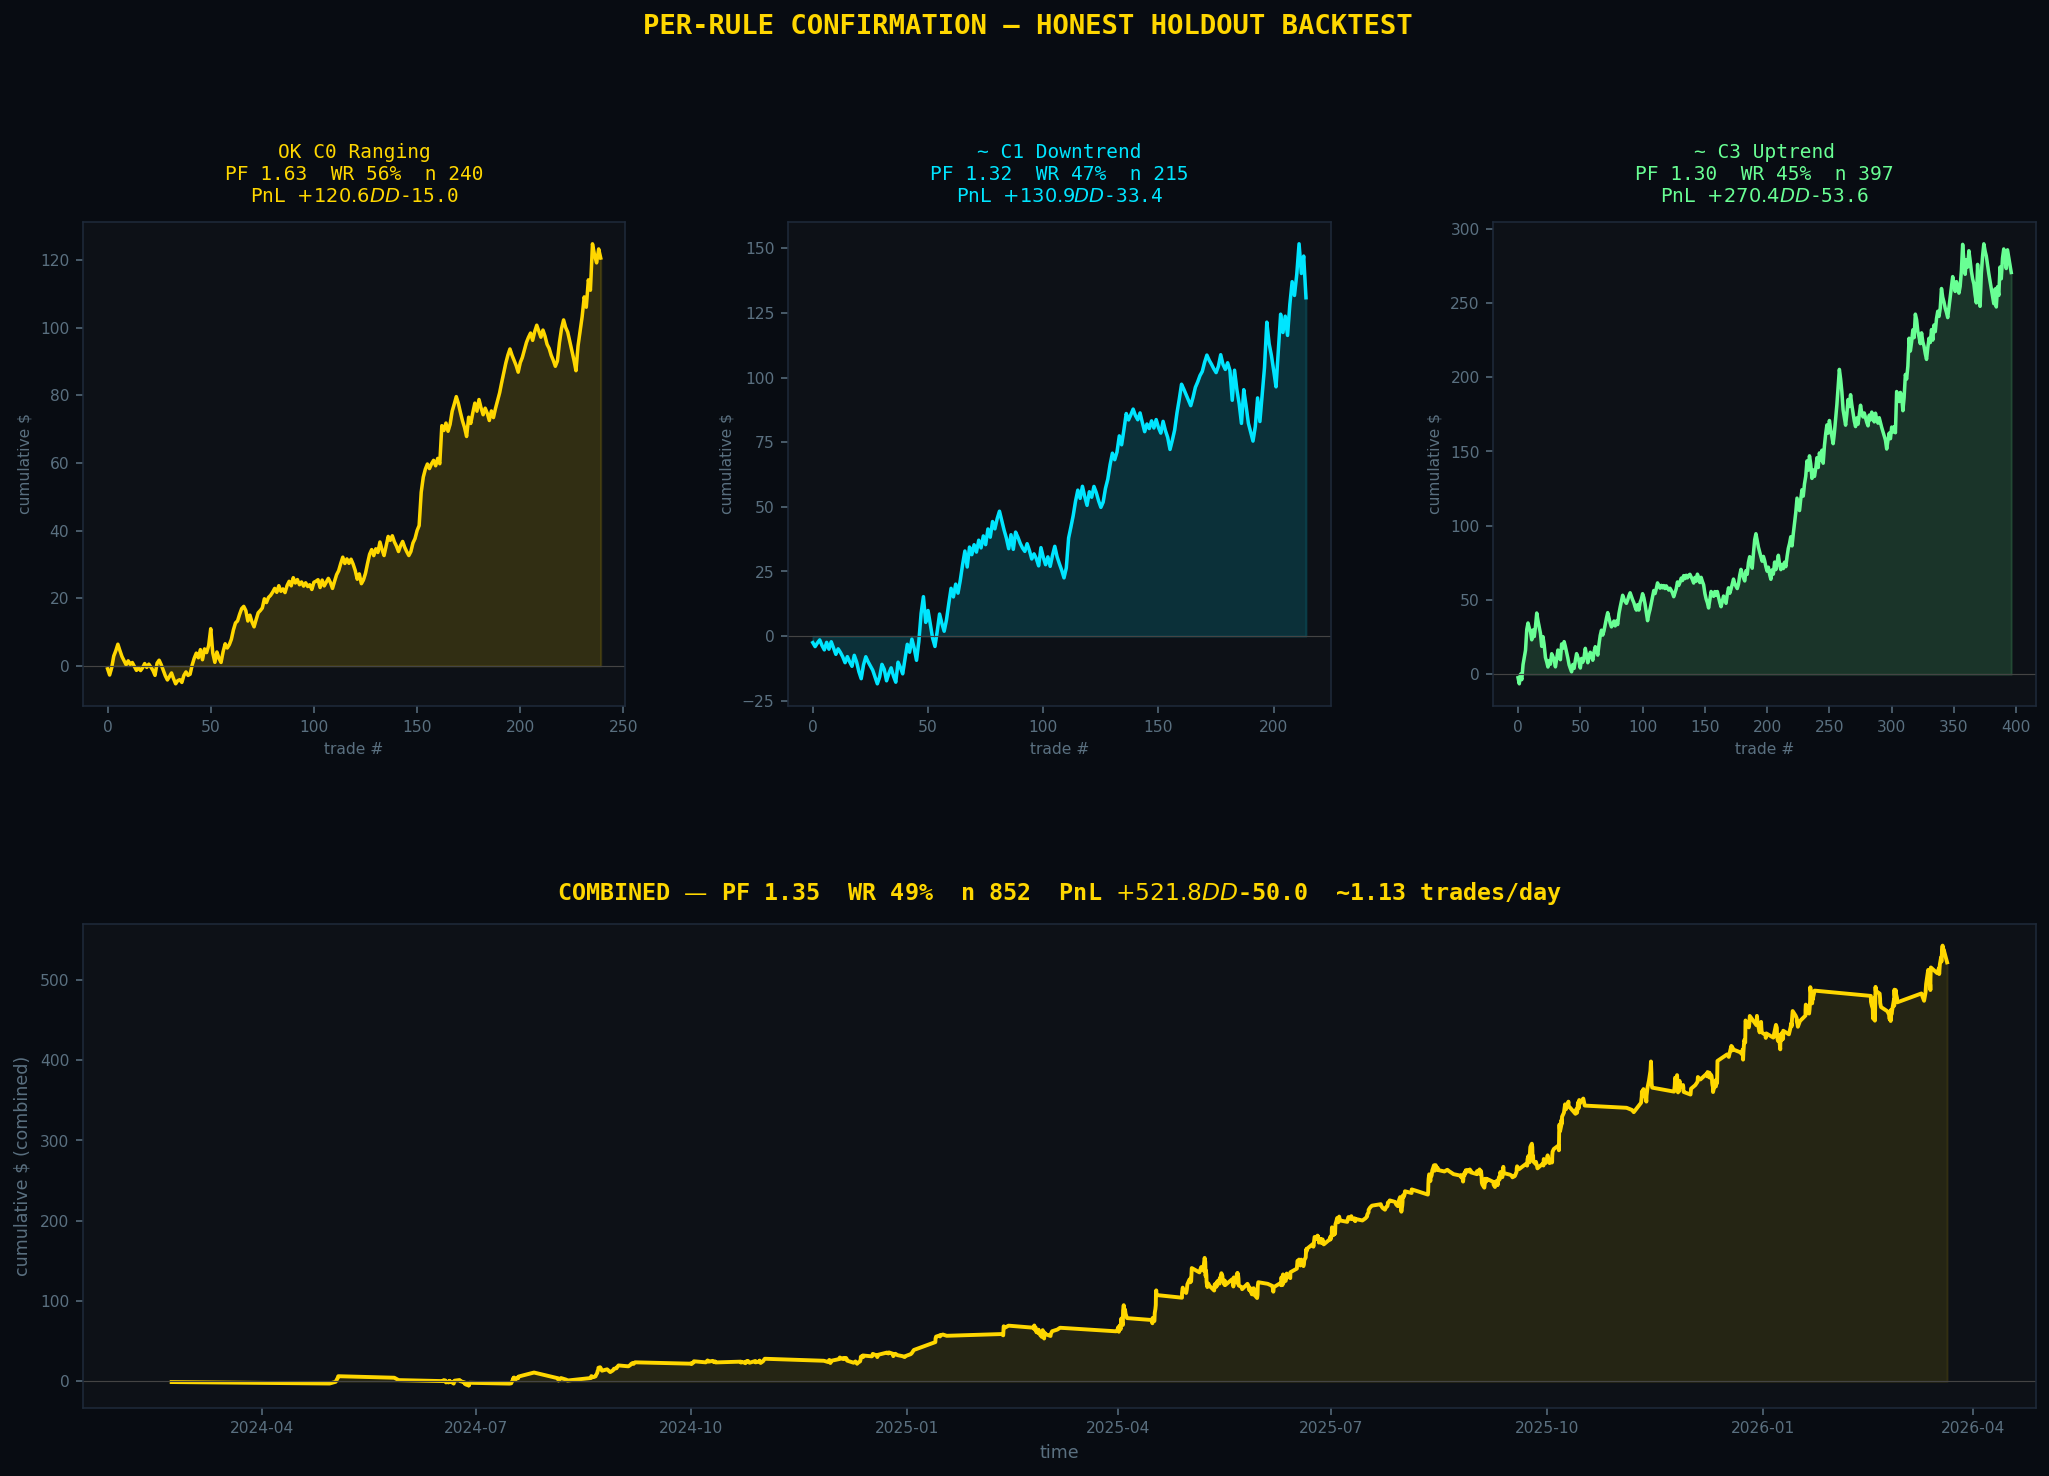

This chart was generated by the following Python code:
"""
Honest holdout backtest for the per-rule confirmation system.

Loads each rule's classifier + threshold, replays the last 20% of that rule's
setup pool, and simulates the trades. Combines across all rules chronologically
for the equity curve.

Generates:
  backtest_confirmation.png
  backtest_confirmation_summary.json
"""
from __future__ import annotations
import glob
import json
import os

import numpy as np
import pandas as pd
import xgboost as xgb
import matplotlib.pyplot as plt
import matplotlib.gridspec as gridspec

CLUSTER_NAMES = {0:"Ranging", 1:"Downtrend", 3:"Uptrend"}
COLORS = {0:"#FFD700", 1:"#00E5FF", 3:"#69FF94"}

TP_MULT = 2.0
SL_MULT = 1.0
SPREAD  = 0.40


def list_rule_models(cid: int):
    """Return sorted list of rule names that have models for this cluster."""
    pattern = f"models/confirm_c{cid}_*.json"
    names = []
    for p in glob.glob(pattern):
        base = os.path.basename(p)
        if base.endswith("_meta.json"):
            continue
        stem = base[:-len(".json")]
        prefix = f"confirm_c{cid}_"
        if stem.startswith(prefix):
            names.append(stem[len(prefix):])
    return sorted(names)


def run_rule(cid: int, rule_name: str, df_all: pd.DataFrame):
    """Replay holdout for one rule; return list of per-trade dicts."""
    meta_path = f"models/confirm_c{cid}_{rule_name}_meta.json"
    model_path = f"models/confirm_c{cid}_{rule_name}.json"
    if not os.path.exists(meta_path) or not os.path.exists(model_path):
        return []

    with open(meta_path) as f:
        meta = json.load(f)
    thr = meta["threshold"]
    feat_cols = meta["feature_cols"]

    sub = (df_all[df_all["rule"] == rule_name]
           .sort_values("time").reset_index(drop=True))
    if len(sub) == 0:
        return []
    cutoff = int(len(sub) * 0.80)
    ho = sub.iloc[cutoff:].reset_index(drop=True)
    if len(ho) == 0:
        return []

    model = xgb.XGBClassifier()
    model.load_model(model_path)
    X = ho[feat_cols].fillna(0).values
    proba = model.predict_proba(X)[:, 1]

    mask = proba >= thr
    selected = ho[mask].copy().reset_index(drop=True)
    if len(selected) == 0:
        return []

    trades = []
    for _, row in selected.iterrows():
        atr = float(row["atr"])
        if int(row["label"]) == 1:
            pnl = TP_MULT * atr - SPREAD
        else:
            pnl = -(SL_MULT * atr + SPREAD)
        trades.append({
            "time": pd.Timestamp(row["time"]),
            "cid": cid,
            "rule": rule_name,
            "direction": int(row["direction"]),
            "pnl": float(pnl),
        })
    return trades


def run_cluster(cid: int):
    name = CLUSTER_NAMES[cid]
    df = pd.read_csv(f"setups_{cid}.csv", parse_dates=["time"])
    rule_names = list_rule_models(cid)

    all_trades = []
    per_rule = {}
    for r in rule_names:
        tr = run_rule(cid, r, df)
        per_rule[r] = tr
        all_trades.extend(tr)

    all_trades.sort(key=lambda t: t["time"])
    pnls = np.array([t["pnl"] for t in all_trades], dtype=float)
    equity = np.cumsum(pnls)

    wins = pnls[pnls > 0]
    losses = pnls[pnls < 0]
    wr = float((pnls > 0).mean()) if len(pnls) > 0 else 0.0
    pf = float(wins.sum() / abs(losses.sum())) if len(losses) > 0 and losses.sum() != 0 else 0.0
    if len(equity) > 0:
        peak = np.maximum.accumulate(equity)
        dd = equity - peak
        max_dd = float(dd.min())
    else:
        max_dd = 0.0
    span_days = ((all_trades[-1]["time"] - all_trades[0]["time"]).days
                 if len(all_trades) > 1 else 1)
    tpd = len(all_trades) / max(span_days, 1)

    return {
        "cid": cid, "name": name,
        "rules": rule_names,
        "n": int(len(all_trades)),
        "winrate": wr,
        "pf": pf,
        "pnl_total": float(pnls.sum()) if len(pnls) > 0 else 0.0,
        "max_dd": max_dd,
        "trades_per_day": tpd,
        "trades": all_trades,
        "equity": equity.tolist(),
        "per_rule_counts": {r: len(v) for r, v in per_rule.items()},
    }


def plot_results(results):
    fig = plt.figure(figsize=(18, 11), facecolor="#080c12")
    gs = gridspec.GridSpec(2, 3, figure=fig, hspace=0.45, wspace=0.3)

    for col_idx, cid in enumerate([0, 1, 3]):
        r = results[cid]
        color = COLORS[cid]
        ax = fig.add_subplot(gs[0, col_idx])
        ax.set_facecolor("#0d1117")

        if r["n"] > 0:
            ax.plot(r["equity"], color=color, linewidth=1.8)
            ax.fill_between(range(len(r["equity"])), r["equity"], 0,
                            alpha=0.15, color=color)
        ax.axhline(0, color="#444", linewidth=0.6)

        mark = "OK" if r["pf"] >= 1.5 else "~"
        ax.set_title(
            f"{mark} C{cid} {r['name']}\n"
            f"PF {r['pf']:.2f}  WR {r['winrate']:.0%}  n {r['n']}\n"
            f"PnL ${r['pnl_total']:+.1f}  DD ${r['max_dd']:.1f}",
            color=color, fontsize=10, fontfamily="monospace", pad=10,
        )
        ax.set_xlabel("trade #", color="#5a7080", fontsize=8)
        ax.set_ylabel("cumulative $", color="#5a7080", fontsize=8)
        ax.tick_params(colors="#5a7080", labelsize=8)
        for sp in ax.spines.values(): sp.set_edgecolor("#1e2a3a")

    # Combined
    ax_all = fig.add_subplot(gs[1, :])
    ax_all.set_facecolor("#0d1117")
    all_trades = []
    for cid in [0, 1, 3]:
        all_trades.extend(results[cid]["trades"])
    all_trades.sort(key=lambda t: t["time"])
    if all_trades:
        combined = pd.DataFrame(all_trades)
        combined["equity"] = combined["pnl"].cumsum()
        ax_all.plot(combined["time"], combined["equity"],
                    color="#FFD700", linewidth=2.0)
        ax_all.fill_between(combined["time"], combined["equity"], 0,
                            alpha=0.1, color="#FFD700")
        ax_all.axhline(0, color="#444", linewidth=0.6)

        pnl = combined["pnl"].to_numpy()
        total = float(pnl.sum())
        n = len(pnl)
        wins = pnl[pnl > 0]; losses = pnl[pnl < 0]
        wr = float((pnl > 0).mean())
        pf = float(wins.sum() / abs(losses.sum())) if len(losses) > 0 and losses.sum() != 0 else 0.0
        peak = np.maximum.accumulate(combined["equity"].to_numpy())
        dd = combined["equity"].to_numpy() - peak
        max_dd = float(dd.min())
        span_days = (combined["time"].iloc[-1] - combined["time"].iloc[0]).days
        tpd = n / max(span_days, 1)

        ax_all.set_title(
            f"COMBINED — PF {pf:.2f}  WR {wr:.0%}  n {n}  "
            f"PnL ${total:+.1f}  DD ${max_dd:.1f}  ~{tpd:.2f} trades/day",
            color="#FFD700", fontsize=12, fontfamily="monospace", pad=12,
            fontweight="bold",
        )
    ax_all.set_xlabel("time", color="#5a7080", fontsize=9)
    ax_all.set_ylabel("cumulative $ (combined)", color="#5a7080", fontsize=9)
    ax_all.tick_params(colors="#5a7080", labelsize=8)
    for sp in ax_all.spines.values(): sp.set_edgecolor("#1e2a3a")

    plt.suptitle(
        "PER-RULE CONFIRMATION — HONEST HOLDOUT BACKTEST",
        color="#FFD700", fontsize=14, fontfamily="monospace",
        fontweight="bold", y=1.015,
    )
    out = "backtest_confirmation.png"
    plt.savefig(out, dpi=140, bbox_inches="tight", facecolor="#080c12")
    print(f"\nSaved: {out}")


def main():
    results = {cid: run_cluster(cid) for cid in [0, 1, 3]}

    print(f"\n{'═'*66}\nHONEST HOLDOUT BACKTEST — per-rule confirmation\n{'═'*66}")
    for cid in [0, 1, 3]:
        r = results[cid]
        print(f"\n  C{cid} {r['name']}: {r['n']} trades  "
              f"WR={r['winrate']:.0%}  PF={r['pf']:.2f}  "
              f"PnL={r['pnl_total']:+.1f}  DD={r['max_dd']:.1f}  "
              f"tpd={r['trades_per_day']:.2f}")
        for rule, cnt in r["per_rule_counts"].items():
            print(f"    {rule:<22} {cnt}")

    plot_results(results)

    summary = {}
    for cid, r in results.items():
        summary[str(cid)] = {
            k: v for k, v in r.items()
            if k not in ("trades", "equity")
        }
    with open("backtest_confirmation_summary.json", "w") as f:
        json.dump(summary, f, indent=2, default=float)
    print("Saved: backtest_confirmation_summary.json")


if __name__ == "__main__":
    main()
